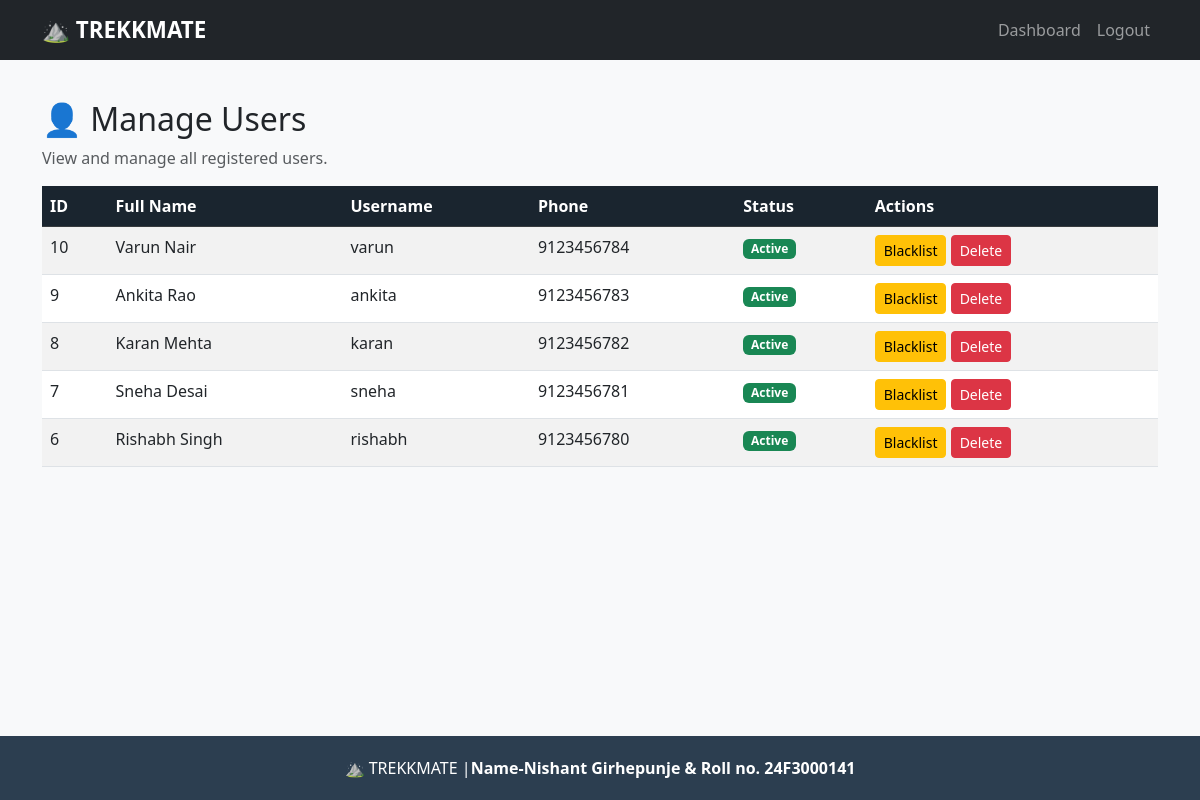
Page /admin/users (signed in) on the committed database.
### tables this page shows
CREATE TABLE users (
        id INTEGER PRIMARY KEY AUTOINCREMENT,
        username TEXT NOT NULL UNIQUE,
        password TEXT NOT NULL,
        full_name TEXT NOT NULL,
        email TEXT, phone TEXT,
        role TEXT NOT NULL,
        status TEXT DEFAULT 'active',
        created_at TEXT DEFAULT CURRENT_TIMESTAMP
    );

### app.py (the view)
@app.route("/admin/users")
@admin_required
def admin_users():
    conn = get_db()
    users = conn.execute("SELECT * FROM users WHERE role='user' ORDER BY id DESC").fetchall()
    conn.close()
    return render_template("admin/users.html", users=users)

### app.py (called while the page is built)
def get_db():
    conn = sqlite3.connect(DB_NAME)
    conn.row_factory = sqlite3.Row
    return conn

def admin_required(f):
    @wraps(f)
    def check(*args, **kwargs):
        if "user_id" not in session:
            flash("Please login first", "warning")
            return redirect(url_for("login"))
        if session.get("role") != "admin":
            flash("Admin access required", "danger")
            return redirect(url_for("login"))
        return f(*args, **kwargs)
    return check

### templates/admin/users.html (shortened to what this page needs)
{% extends 'base.html' %}
{% block content %}
<h2>👤 Manage Users</h2>
<p class="text-muted">View and manage all registered users.</p>
<div class="table-responsive">
    <table class="table table-striped table-hover">
        <thead class="table-dark">
            <tr>
                <th>ID</th>
                <th>Full Name</th>
                <th>Username</th>
                <th>Phone</th>
                <th>Status</th>
                <th>Actions</th>
            </tr>
        </thead>
        <tbody>
            {% for u in users %}
            <tr>
                <td>{{ u.id }}</td>
                <td>{{ u.full_name }}</td>
                <td>{{ u.username }}</td>
                <td>{{ u.phone or '-' }}</td>
                <td>
                    {% if u.status == 'blacklisted' %}
                        <span class="badge bg-danger">Blacklisted</span>
                    {% else %}
                        <span class="badge bg-success">Active</span>
                    {% endif %}
                </td>
                <td>
                    {% if u.status != 'blacklisted' %}
                        <a href="{{ url_for('admin_blacklist_user', user_id=u.id) }}" class="btn btn-sm btn-warning">Blacklist</a>
                    {% else %}
                        <a href="{{ url_for('admin_activate_user', user_id=u.id) }}" class="btn btn-sm btn-info">Activate</a>
                    {% endif %}
                    <a href="{{ url_for('admin_delete_user', user_id=u.id) }}" class="btn btn-sm btn-danger"
                       onclick="return confirm('Delete this user?')">Delete</a>
                </td>
            </tr>
            {% endfor %}
        </tbody>
    </table>
</div>
{% endblock %}

### static/css/style.css (style rules this page uses)
body { min-height: 100vh; display: flex; flex-direction: column; background-color: #f8f9fa; }
.table-dark { background-color: #2c3e50; }
.table-dark th { background-color: #1a252f; }

### rows in the picture
users: id "10", full_name "Varun Nair", username "varun", phone "9123456784", status "Active"
users: id "9", full_name "Ankita Rao", username "ankita", phone "9123456783", status "Active"
users: id "8", full_name "Karan Mehta", username "karan", phone "9123456782", status "Active"
users: id "7", full_name "Sneha Desai", username "sneha", phone "9123456781", status "Active"
users: id "6", full_name "Rishabh Singh", username "rishabh", phone "9123456780", status "Active"
